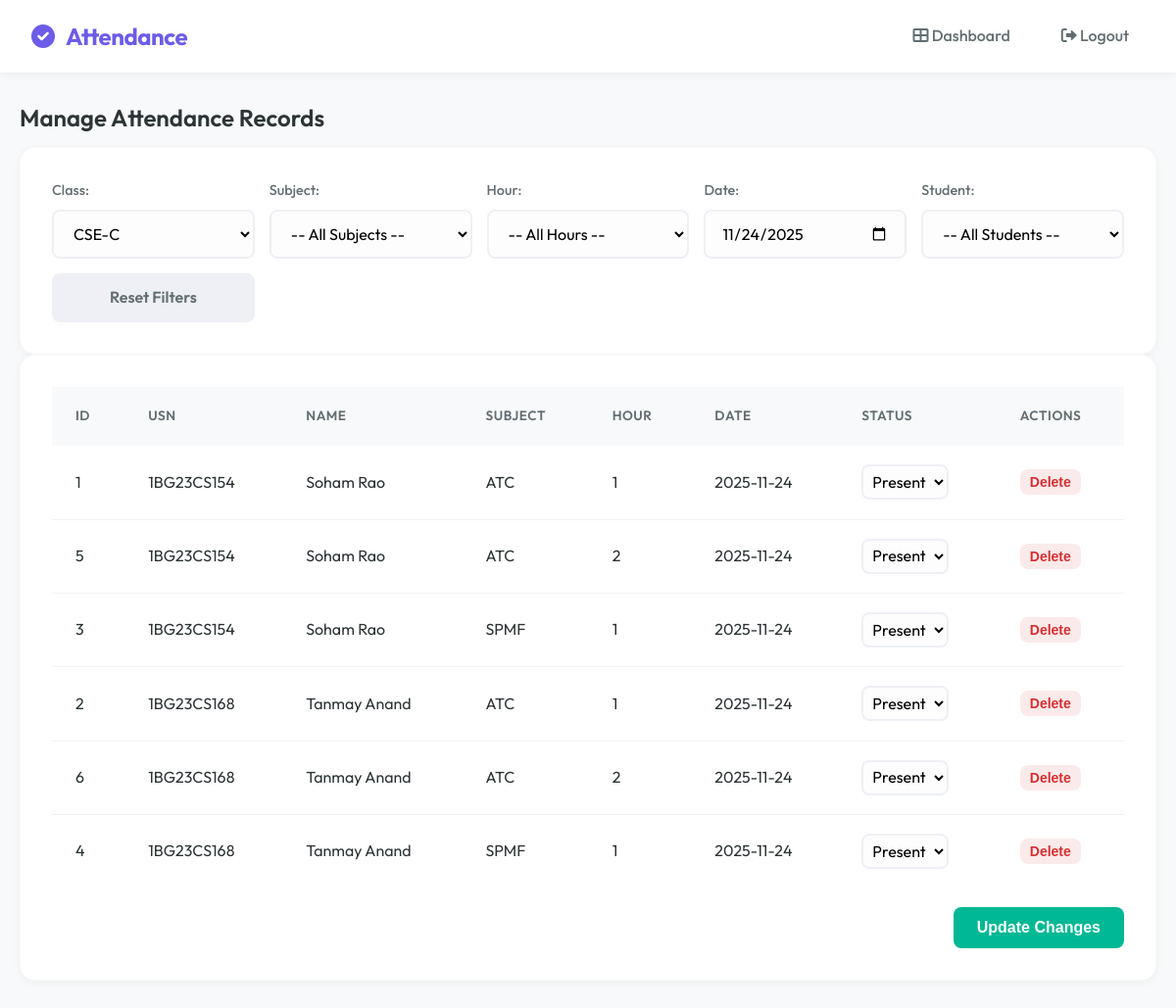
The app's page /admin/attendance?class_id=3 (signed in), older data.
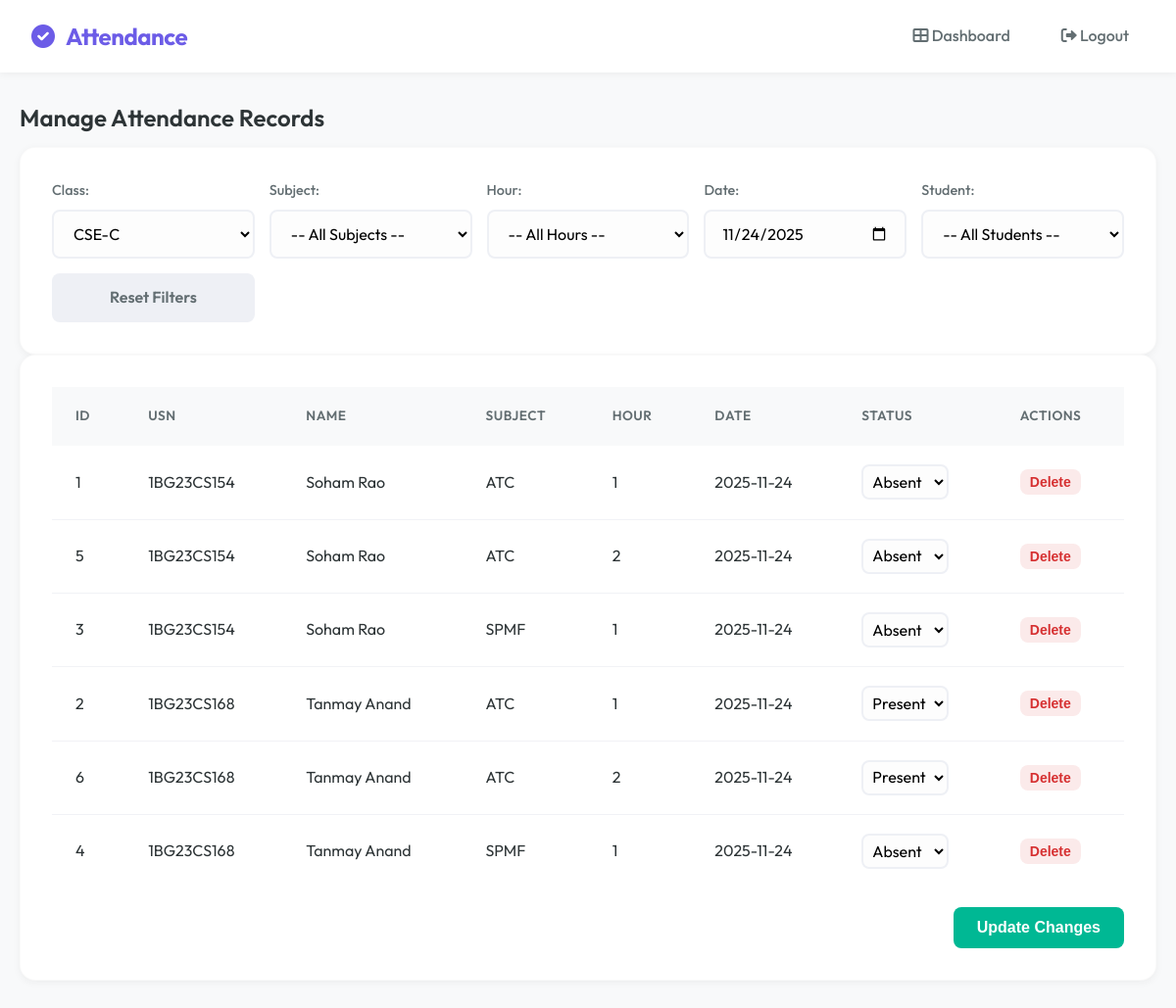
The same page, newer data.
### tables this page shows
CREATE TABLE attendance (
        id INTEGER PRIMARY KEY AUTOINCREMENT,
        student_id INTEGER,
        subject TEXT,
        date TEXT,
        status TEXT,
        hour INTEGER,
        previous_hash TEXT,
        current_hash TEXT
    );

CREATE TABLE students (
        id INTEGER PRIMARY KEY AUTOINCREMENT,
        usn TEXT UNIQUE,
        name TEXT,
        dob TEXT,
        class_id INTEGER,
        face_encoding BLOB
    );

### app.py (the view, shortened to what this page needs)
@app.route("/admin/attendance", methods=["GET", "POST"])
def admin_attendance():
    role = session.get("role")
    if role not in ["admin", "teacher"]:
        return "Unauthorized", 403
    conn = sqlite3.connect('attendance.db')
    c = conn.cursor()
    class_id = request.args.get("class_id")
    subject = request.args.get("subject")
    hour = request.args.get("hour")
    date = request.args.get("date", datetime.date.today().strftime("%Y-%m-%d"))
    student_id = request.args.get("student_id")
    try:
        class_id_int = int(class_id) if class_id else None
    except:
        class_id_int = None
    if role == "teacher":
        teacher_id = session["username"]
        c.execute("""
            SELECT DISTINCT c.id, c.class_name
            FROM classes c
            JOIN teacher_assignments ta ON c.id = ta.class_id
            WHERE ta.teacher_id=?
        """, (teacher_id,))
    else:
        c.execute("SELECT id, class_name FROM classes")
    classes = c.fetchall()
    subjects = []
    students_list = []
    attendance_records = []
    if class_id_int:
        if role == "teacher":
            teacher_id = session["username"]
            c.execute("""
                SELECT subject FROM teacher_assignments
                WHERE teacher_id=? AND class_id=?
                ORDER BY subject
            """, (teacher_id, class_id_int))
        else:
            c.execute("SELECT name FROM subjects WHERE class_id=? ORDER BY name", (class_id_int,))
        subjects = [s[0] for s in c.fetchall()]
        c.execute("SELECT id, usn, name FROM students WHERE class_id=? ORDER BY name", (class_id_int,))
        students_list = c.fetchall()
        if subject:
            query = """SELECT attendance.id, students.usn, students.name, attendance.subject, attendance.hour,
                              attendance.date, attendance.status
                       FROM attendance
                       JOIN students ON attendance.student_id = students.id
                       WHERE students.class_id=? AND attendance.subject=? AND attendance.date=?"""
            params = [class_id_int, subject, date]
            if hour:
                query += " AND attendance.hour=?"
                params.append(hour)
        else:
            query = """SELECT attendance.id, students.usn, students.name, attendance.subject, attendance.hour,
                              attendance.date, attendance.status
                       FROM attendance
                       JOIN students ON attendance.student_id = students.id
                       WHERE students.class_id=? AND attendance.date=?"""
            params = [class_id_int, date]
            if hour:
                query += " AND attendance.hour=?"
                params.append(hour)
        if student_id:
            query += " AND students.id=?"
            params.append(student_id)
        query += " ORDER BY students.usn, attendance.subject, attendance.hour"
        c.execute(query, params)
        attendance_records = c.fetchall()
    conn.close()
    return render_template(
        "admin_attendance.html",
        classes=classes,
        subjects=subjects,
        students_list=students_list,
        attendance_records=attendance_records,
        selected_class=class_id_int,
        selected_subject=subject,
        selected_hour=hour,
        selected_date=date,
        selected_student=int(student_id) if student_id else None
    )

### templates/admin_attendance.html (shortened to what the changed rows need)
{% extends "base.html" %}
{% block content %}
<h2>Manage Attendance Records</h2>
{% if attendance_records %}
<div class="card">
    <form method="POST"
        action="/admin/attendance?class_id={{ selected_class or '' }}&subject={{ selected_subject or '' }}&hour={{ selected_hour or '' }}&date={{ selected_date or '' }}&student_id={{ selected_student or '' }}">
        <table>
            <thead>
                <tr>
                    <th>ID</th>
                    <th>USN</th>
                    <th>Name</th>
                    <th>Subject</th>
                    <th>Hour</th>
                    <th>Date</th>
                    <th>Status</th>
                    <th>Actions</th>
                </tr>
            </thead>
            <tbody>
                {% for record in attendance_records %}
                <tr>
                    <td>{{ record[0] }}</td>
                    <td>{{ record[1] }}</td>
                    <td>{{ record[2] }}</td>
                    <td>{{ record[3] }}</td>
                    <td>{{ record[4] }}</td>
                    <td>{{ record[5] }}</td>
                    <td>
                        <select name="status_{{ record[0] }}" style="padding: 5px; width: auto;">
                            <option value="Present" {% if record[6]=='Present' %}selected{% endif %}>Present</option>
                            <option value="Absent" {% if record[6]=='Absent' %}selected{% endif %}>Absent</option>
                        </select>
                    </td>
                    <td>
                        {% if session['role'] == 'admin' %}
                        <button type="submit" formaction="/delete_attendance/{{ record[0] }}" class="btn btn-danger"
                            style="padding: 5px 10px; font-size: 14px;">Delete</button>
                        {% endif %}
                    </td>
                </tr>
                {% endfor %}
            </tbody>
        </table>
    </form>
</div>
{% else %}
<div class="alert alert-info">
    <i class="fas fa-info-circle"></i> No attendance records found for the selected filters.
</div>
{% endif %}
{% endblock %}

Row changes from the older to the newer data that the page shows:
changed attendance id 1: status+id "Present" → "Absent"
changed attendance id 5: status+id "Present" → "Absent"
changed attendance id 3: status+id "Present" → "Absent"
changed attendance id 4: status+id "Present" → "Absent"
